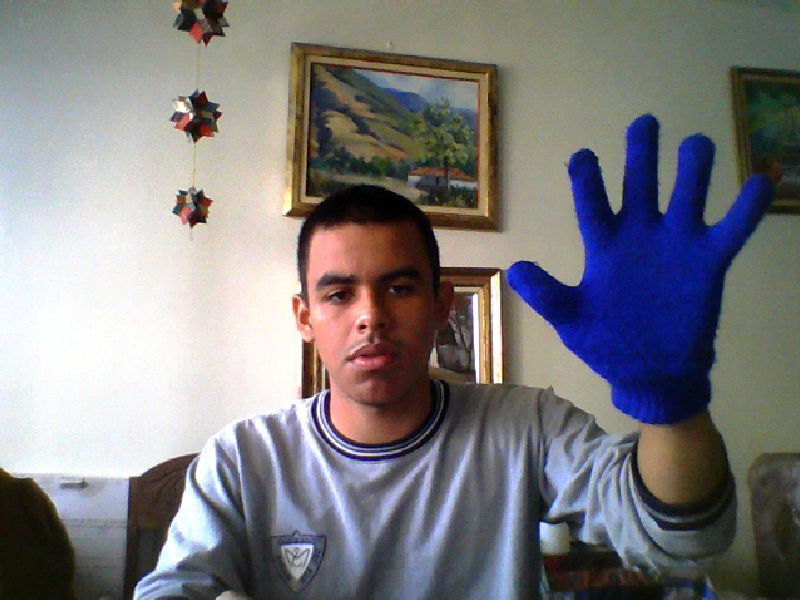
#> input picture OpenCV/HandDetection/HandBlue.jpg, 800 x 600 px, given in place of the camera
$ python SimpleHand.py   (older library calls are emulated)
#> lines starting #> are read from the running program, lines starting #| are printed output that depends on the picture; after the words box and inside, x2 and y2 are one past the last pixel; in counts of white or black regions, pixels touching at a corner belong together
import cv2
import numpy as np

cap = cv2.VideoCapture(0)
while (cap.isOpened()):
    ret, img = cap.read()
#> img is the input picture: shape (600, 800, 3); mean B, G, R 126.4, 124.4, 125.6
    gray = cv2.cvtColor(img, cv2.COLOR_BGR2GRAY)
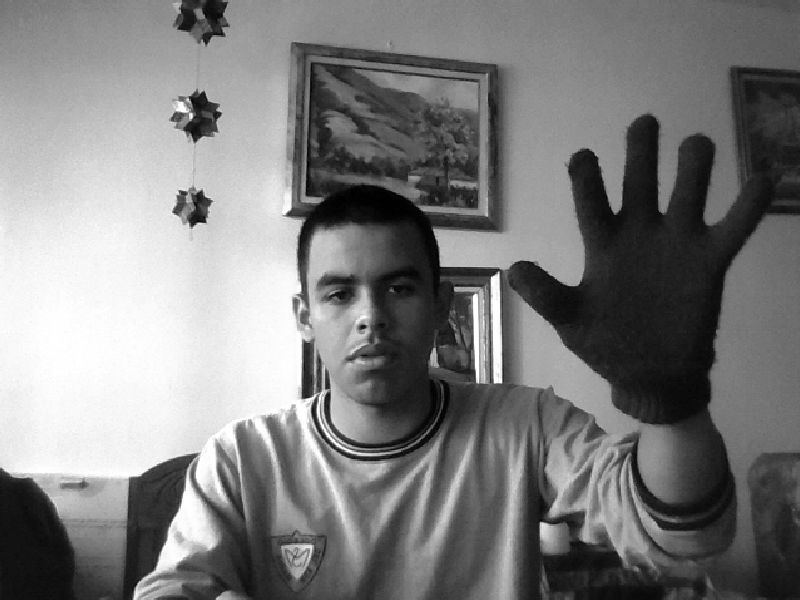
#> gray: shape (600, 800); min 0, max 255, mean 125
    blur = cv2.GaussianBlur(gray, (5, 5), 0)
    ret, thresh1 = cv2.threshold(blur, 70, 255, cv2.THRESH_BINARY_INV + cv2.THRESH_OTSU)
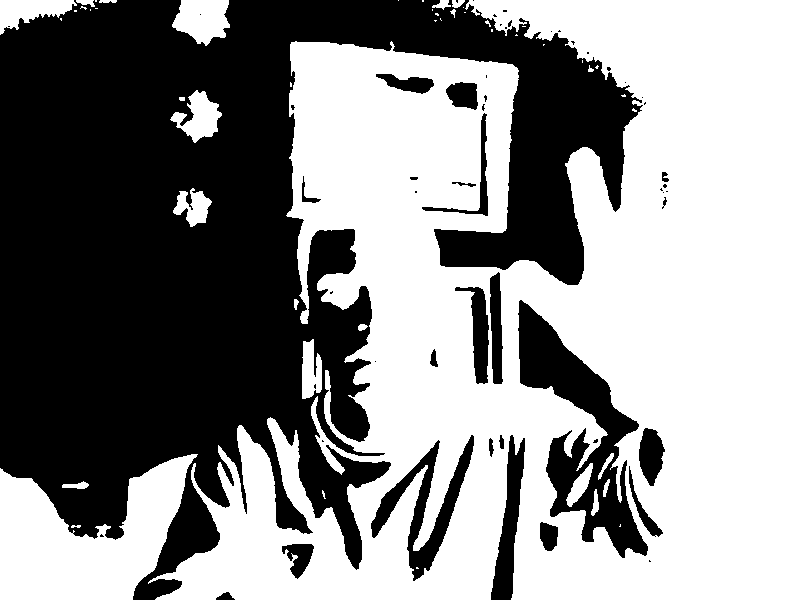
#> thresh1: shape (600, 800); 55.1% white; 55 black regions (33 under 20 px)
#> ret = 131

    image2, contours, hierarchy = cv2.findContours(thresh1, cv2.RETR_TREE, cv2.CHAIN_APPROX_SIMPLE)
#> contours = 101 contours, 59 with area under 20; largest, box (x1, y1, x2, y2) and area: (148, 0, 800, 600) 261206, (0, 454, 198, 600) 16282, (517, 299, 649, 559) 13152, (370, 434, 475, 582) 4274, (172, 0, 230, 46) 1808
    drawing = np.zeros(img.shape, np.uint8)

    max_area = 0
    for i in range(len(contours)):
        cnt = contours[i]
        area = cv2.contourArea(cnt)
        if (area > max_area):
            max_area = area
            ci = i
#> this loop made 101 passes
#> (area, max_area) on passes 3, 4, 36: (99.5, 99.5), (16282.5, 16282.5), (261205.5, 261205.5)
#> area on passes 6, 8, 9, 10, 14, 38: 809, 38.5, 25.5, 743, 1280.5, 689.5
#> after the loop, ci = 35; max_area = 261205.5
    cnt = contours[ci]
#> cnt = contour of 1933 points, box (x1, y1, x2, y2) (148, 0, 800, 600), area 261206
    hull = cv2.convexHull(cnt)
#> hull = contour of 9 points, box (x1, y1, x2, y2) (148, 0, 800, 600), area 341671
    moments = cv2.moments(cnt)
#> moments = moments, m00 261205.5, centre m10/m00, m01/m00 = (551.8, 326)
    if moments['m00'] != 0:
        cx = int(moments['m10'] / moments['m00'])  # cx = M10/M00
#> cx = 551
        cy = int(moments['m01'] / moments['m00'])  # cy = M01/M00
#> cy = 325

    centr = (cx, cy)
#> centr = (551, 325)
    cv2.circle(img, centr, 5, [0, 0, 255], 2)
#> img: shape (600, 800, 3); 0.02% of pixels changed, all inside (x1, y1, x2, y2) = (545, 319, 558, 332)
    cv2.drawContours(drawing, [cnt], 0, (0, 255, 0), 2)
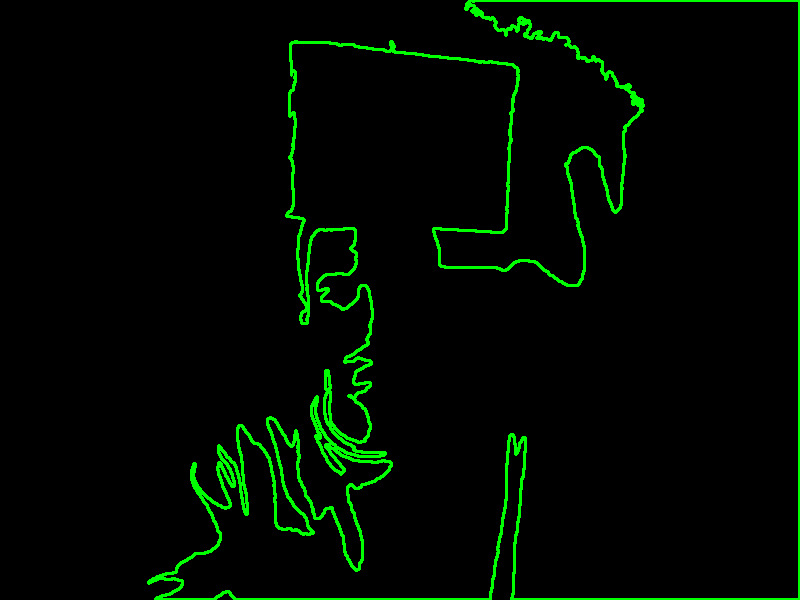
#> drawing: shape (600, 800, 3); mean of channels 0, 1, 2 0, 9.6, 0; drawn as B, G, R
    cv2.drawContours(drawing, [hull], 0, (0, 0, 255), 2)
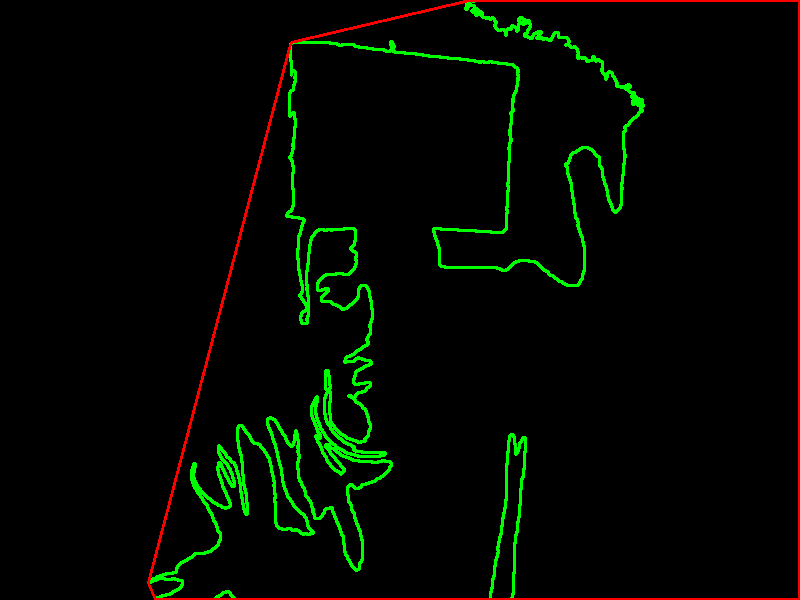
#> drawing: shape (600, 800, 3); 1.1% of pixels changed, all inside (x1, y1, x2, y2) = (147, 0, 800, 600); drawn as B, G, R

    cnt = cv2.approxPolyDP(cnt, 0.01 * cv2.arcLength(cnt, True), True)
#> cnt = contour of 17 points, box (x1, y1, x2, y2) (155, 0, 800, 600), area 249821
    hull = cv2.convexHull(cnt, returnPoints=False)
#> hull = [12, 11, 10, 6, 0]

    if 1:
        defects = cv2.convexityDefects(cnt, hull)
#> defects = [[12, 0, 14, 77359], [0, 6, 3, 50555], [6, 10, 8, 42240]]
        mind = 0
        maxd = 0
        for i in range(len(defects)):
            s, e, f, d = defects[i, 0]
            start = tuple(cnt[s][0])
            end = tuple(cnt[e][0])
            far = tuple(cnt[f][0])
            dist = cv2.pointPolygonTest(cnt, centr, True)
            cv2.line(img, start, end, [0, 255, 0], 2)

            cv2.circle(img, far, 5, [0, 0, 255], -1)
#> this loop made 3 passes
#> (s, e, f, d, start, end, far) on passes 1 to 3: (12, 0, 14, 77359, (469, 0), (291, 42), (577, 285)), (0, 6, 3, 50555, (291, 42), (155, 599), (391, 465)), (6, 10, 8, 42240, (155, 599), (799, 599), (511, 434))
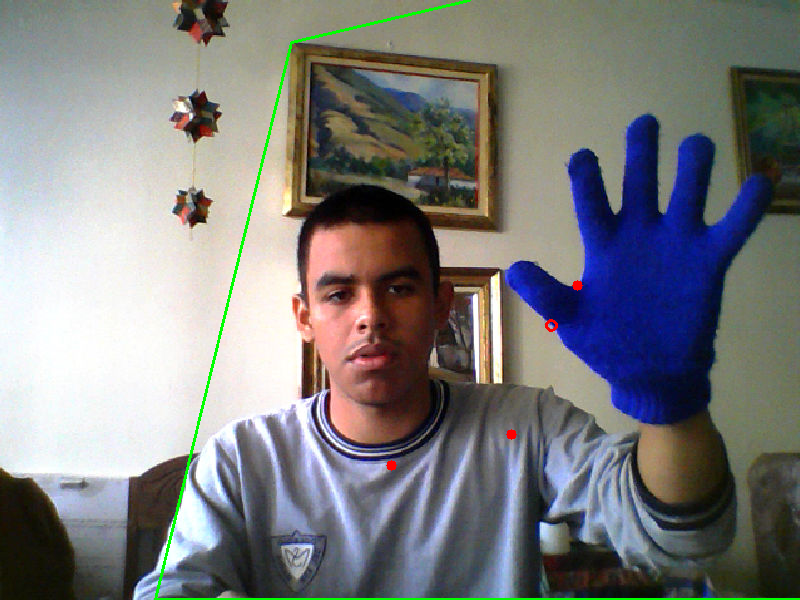
#> img: shape (600, 800, 3); mean B, G, R 125.3, 125.1, 124.7
        print(i)
#| 2
        i = 0
    cv2.imshow('output', drawing)
    cv2.imshow('input', img)

    k = cv2.waitKey(10)
#> (key Esc is pressed here)
    if k == 27:
        break
